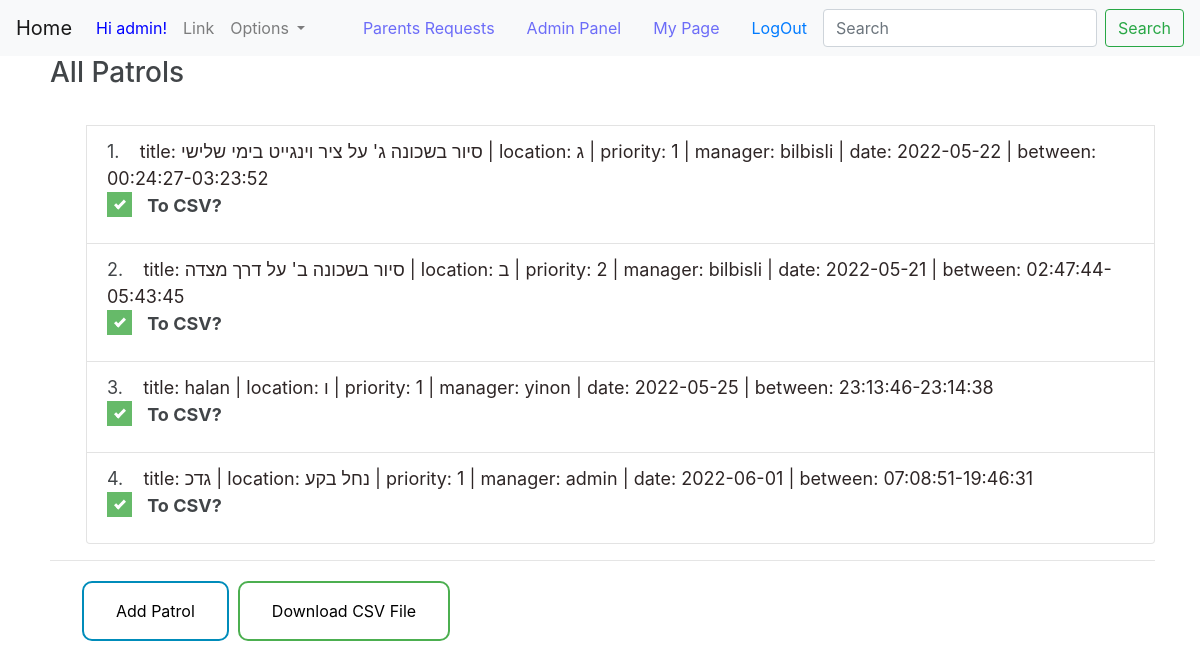
/patrols/PatrolManagement/ (signed in), run on an earlier commit of the app's database.
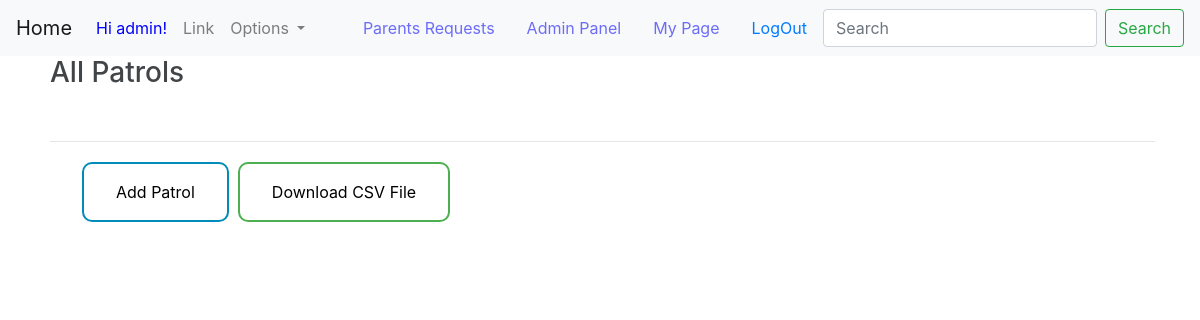
And on a later commit of the database.
### Patrols/models.py (models this page shows, shortened)
class Patrol(models.Model):
    class PatrolStatus(models.TextChoices):
        CREATION = "Creation"
        ACTIVE = "Active"
        ARCHIVE = "Archive"
    manager = models.ForeignKey(User, on_delete=models.CASCADE, related_name='patrols', null=False)
    title = models.CharField('title', max_length=MEDIUM_STRING)
    patrol_status = models.CharField('patrol status', max_length=MIN_STRING, null=True, choices=PatrolStatus.choices,
                                     default=PatrolStatus.CREATION)
    description = models.TextField('summary', max_length=MAX_STRING, null=True, blank=True)
    time_created = models.DateTimeField('time created', default=current_time, null=False)
    time_updated_last = models.DateTimeField('last updated', default=current_time, null=False)
    location = models.CharField(max_length=MEDIUM_STRING, choices=get_locations(), default=default_neighborhoods[0])
    date = models.DateField('date', default=current_time, null=False)
    start_time = models.TimeField('start time', default=current_time, null=False)
    end_time = models.TimeField('end time', default=current_time() + timezone.timedelta(hours=3), null=False)
    priority = models.IntegerField('priority', default=MAX_PRIORITY, blank=True)
    participants_needed = models.IntegerField('participants needed', default=DEFAULT_PATROL_SIZE)
    reactions = models.ManyToManyField(User, related_name='reactions', blank=True)
    approved_reactions = models.ManyToManyField(User, related_name='approved_reactions', blank=True)
    users_participated = models.ManyToManyField(User, related_name='participants', blank=True)
    update_priority = models.BooleanField(default=False)
    def __str__(self):
        return f'title: {self.title} | location: {self.location} | priority: {self.priority} | ' \
               f'manager: {self.manager} | date: {self.date} | between: {self.start_time}-{self.end_time}'

### Patrols/views.py (the view, shortened to what this page needs)
# urls.py: path(r'PatrolManagement/', patrol_management, name='PatrolManagement'),
@user_passes_test(lambda u: u.is_authenticated and u.profile.is_patrol_manager, login_url='/', redirect_field_name=None)
def patrol_management(request):
    error = ''
    if request.user.is_superuser:
        patrols = [(number + 1, patrol) for number, patrol in enumerate(Patrol.objects.all())]
    else:
        patrols = [(number + 1, patrol) for number, patrol in enumerate(request.user.patrols.all())]
    context = {
        'patrols': patrols,
        'error': error
    }
    return render(request, 'Patrols/PatrolManagement.html', context)

### HomePage/templates/Patrols/PatrolManagement.html (shortened to what this page needs)
{% extends 'base.html' %}
{% block content %}
<!DOCTYPE html>
<html lang="en">
<head>
</head>
<body>
<form method="POST">
    <div class="patrol_list: ">
         <ul class="list-group" style="opacity:0.85;">
             {% if user.is_superuser %}
             <h3>All Patrols</h3><br>
             {% else %}
             <h3>My Patrols</h3><br>
             {% endif %}
             {% for number, patrol in patrols %}
                 <li class="list-group-item" style="margin-left:2em">{{ number }}.&nbsp;&nbsp;&nbsp;
                     <a href="{% url 'patrol_page' patrol.pk %}" style="color:#0A0000">{{ patrol }}</a>
                     <label class="container">
                         &nbsp;&nbsp;&nbsp; <b>To CSV?</b>&nbsp;&nbsp;
                         <span class="checkmark"></span>
                     </label>
             {% endfor %}
         </ul>
        <hr>
    </div>
        <a href="{% url 'CreatePatrol' %}" class="button button_blue" style="margin-left:2em">Add Patrol</a>
        <button type="submit" class="button button_green">Download CSV File</button>
</form>
</body>
</html>
{% endblock %}

What changed in the data, as far as the page shows it:
removed Patrol: number "1", title+location+priority "title: סיור בשכונה ג' על ציר וינגייט בימי שלישי | location: ג | priority: 1 | manager: bilbisli | date: 2022-05-22 | between: 00:24:27-03:23:52"
removed Patrol: number "2", title+location+priority "title: סיור בשכונה ב' על דרך מצדה | location: ב | priority: 2 | manager: bilbisli | date: 2022-05-21 | between: 02:47:44-05:43:45"
removed Patrol: number "3", title+location+priority "title: halan | location: ו | priority: 1 | manager: yinon | date: 2022-05-25 | between: 23:13:46-23:14:38"
removed Patrol: id "4", title+location+priority "title: גדכ | location: נחל בקע | priority: 1 | manager: admin | date: 2022-06-01 | between: 07:08:51-19:46:31"
